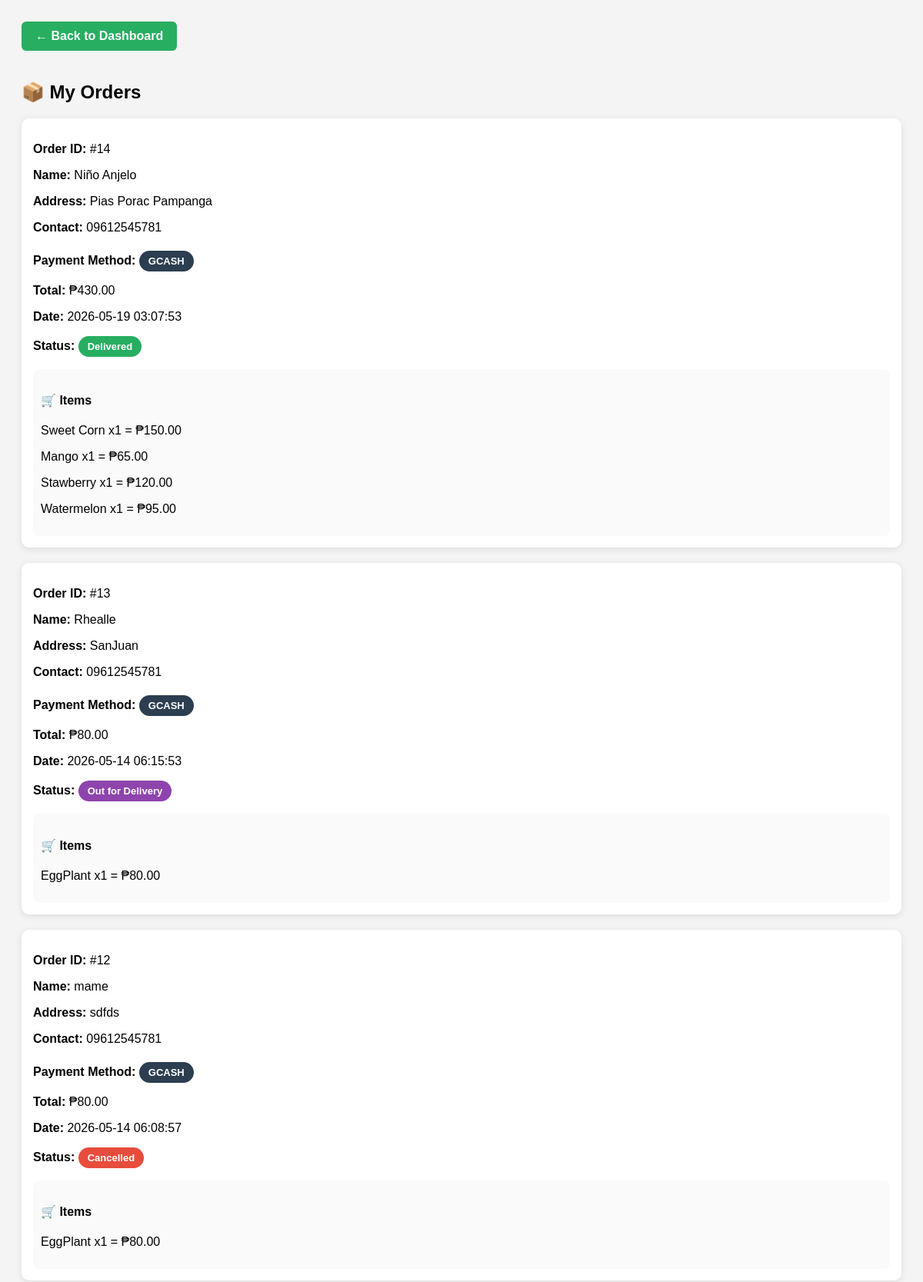
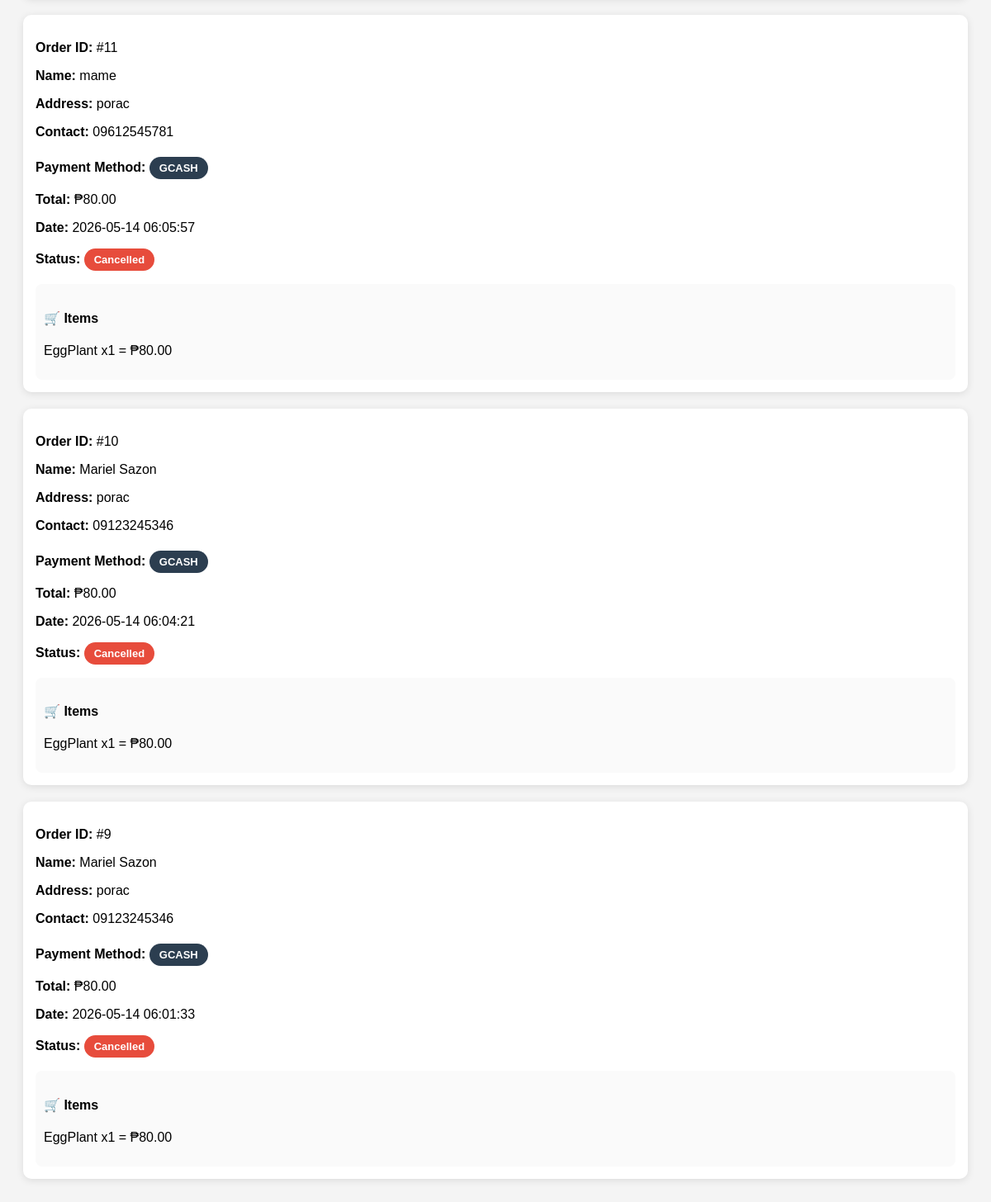
The page /view_orders.php (signed in) on the database its author committed (2 pictures, top to bottom).
### tables this page shows
CREATE TABLE `orders` (
  `id` int(11) NOT NULL,
  `user_id` int(11) DEFAULT NULL,
  `fullname` varchar(255) DEFAULT NULL,
  `contact` varchar(50) DEFAULT NULL,
  `address` text DEFAULT NULL,
  `total` decimal(10,2) DEFAULT NULL,
  `created_at` timestamp NOT NULL DEFAULT current_timestamp(),
  `approval_status` varchar(50) NOT NULL DEFAULT 'Pending Approval',
  `status` varchar(50) NOT NULL DEFAULT 'Pending',
  `payment_method` varchar(20) DEFAULT NULL
);

CREATE TABLE `order_items` (
  `id` int(11) NOT NULL,
  `order_id` int(11) DEFAULT NULL,
  `product_name` varchar(255) DEFAULT NULL,
  `price` decimal(10,2) DEFAULT NULL,
  `qty` int(11) DEFAULT NULL,
  `subtotal` decimal(10,2) DEFAULT NULL
);

### view_orders.php (the view, shortened to what this page needs)
<?php
$conn = new mysqli("localhost", "root", "", "farmers_db");
$user_id = (int) $_SESSION['user_id'];
$orders = $conn->query("
    SELECT * FROM orders
    WHERE user_id='$user_id'
    ORDER BY id DESC
");
?>
<!DOCTYPE html>
<html>
<head>
</head>
<body>
<a href="dashboard.php" class="back-btn">← Back to Dashboard</a>
<h2>📦 My Orders</h2>
<?php while ($order = $orders->fetch_assoc()) { ?>
<?php
$status = $order['status'] ?? 'Pending';
$class = "pending";
if ($status == "Out for Delivery") $class = "delivery";
if ($status == "Delivered") $class = "delivered";
if ($status == "Cancelled") $class = "cancelled";
$payment = $order['payment_method'] ?? 'COD';
?>
<div class="order-box">
    <p><b>Order ID:</b> #<?php echo $order['id']; ?></p>
    <p><b>Name:</b> <?php echo htmlspecialchars($order['fullname']); ?></p>
    <p><b>Address:</b> <?php echo htmlspecialchars($order['address']); ?></p>
    <p><b>Contact:</b> <?php echo htmlspecialchars($order['contact']); ?></p>
    <p>
        <b>Payment Method:</b>
        <span class="payment">
            <?php echo $payment; ?>
        </span>
    </p>
    <p><b>Total:</b> ₱<?php echo number_format($order['total'], 2); ?></p>
    <p><b>Date:</b> <?php echo $order['created_at']; ?></p>
    <p>
        <b>Status:</b>
        <span class="status <?php echo $class; ?>">
            <?php echo $status; ?>
        </span>
    </p>
    <div class="items">
        <h4>🛒 Items</h4>
        <?php
        $order_id = (int)$order['id'];
        $items = $conn->query("
            SELECT * FROM order_items
            WHERE order_id='$order_id'
        ");
        if ($items && $items->num_rows > 0) {
            while ($item = $items->fetch_assoc()) {
        ?>
            <p>
                <?php echo $item['product_name']; ?>
                x<?php echo $item['qty']; ?>
                = ₱<?php echo number_format($item['subtotal'], 2); ?>
            </p>
        <?php
            }
        } else {
            echo "<p>No items found.</p>";
        }
        ?>
    </div>
</div>
<?php } ?>
</body>
</html>

### view_orders.php (style rules this page uses)
body { font-family: Arial; background: #f4f4f4; padding: 20px; }
.back-btn { display:inline-block; margin-bottom:20px; padding:10px 18px; background:#27ae60; color:white; text-decoration:none; border-radius:6px; font-weight:bold; }
.order-box { background:white; padding:15px; margin-bottom:20px; border-radius:10px; box-shadow:0 2px 10px rgba(0,0,0,0.1); }
.items { background:#fafafa; padding:10px; border-radius:8px; margin-top:10px; }
.status { display:inline-block; padding:6px 12px; border-radius:20px; color:white; font-weight:bold; font-size:13px; }
.delivery { background:#8e44ad; }
.delivered { background:#27ae60; }
.cancelled { background:#e74c3c; }
.payment { display:inline-block; padding:6px 12px; border-radius:20px; background:#2c3e50; color:white; font-weight:bold; font-size:13px; margin-top:5px; }

### rows shown on the page
orders: id "14", fullname "Niño Anjelo", address "Pias Porac Pampanga", contact "09612545781", payment_method "GCASH", total "430.00", created_at "2026-05-19 03:07:53", status "Delivered"
order_items: product_name "Sweet Corn", qty "1", subtotal "150.00"
order_items: product_name "Mango", qty "1", subtotal "65.00"
order_items: product_name "Stawberry", qty "1", subtotal "120.00"
order_items: product_name "Watermelon", qty "1", subtotal "95.00"
orders: id "13", fullname "Rhealle", address "SanJuan", contact "09612545781", payment_method "GCASH", total "80.00", created_at "2026-05-14 06:15:53", status "Out for Delivery"
order_items: product_name "EggPlant", qty "1", subtotal "80.00"
orders: id "12", fullname "mame", address "sdfds", contact "09612545781", payment_method "GCASH", total "80.00", created_at "2026-05-14 06:08:57", status "Cancelled"
order_items: product_name "EggPlant", qty "1", subtotal "80.00"
orders: id "11", fullname "mame", address "porac", contact "09612545781", payment_method "GCASH", total "80.00", created_at "2026-05-14 06:05:57", status "Cancelled"
order_items: product_name "EggPlant", qty "1", subtotal "80.00"
orders: id "10", fullname "Mariel Sazon", address "porac", contact "09123245346", payment_method "GCASH", total "80.00", created_at "2026-05-14 06:04:21", status "Cancelled"
order_items: product_name "EggPlant", qty "1", subtotal "80.00"
orders: id "9", fullname "Mariel Sazon", address "porac", contact "09123245346", payment_method "GCASH", total "80.00", created_at "2026-05-14 06:01:33", status "Cancelled"
order_items: product_name "EggPlant", qty "1", subtotal "80.00"
